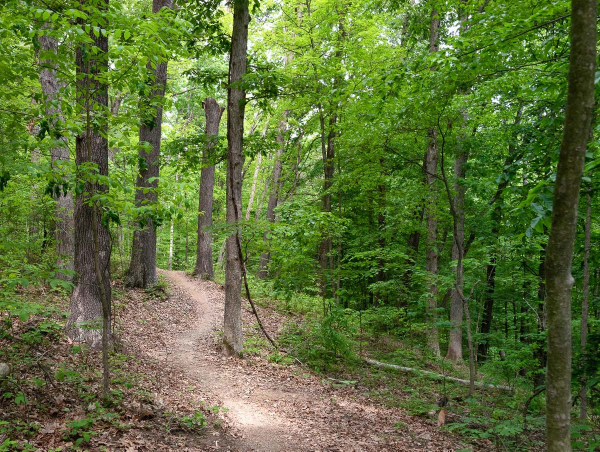
#> input picture images/forest.jpg, 1200 x 903 px (shown at 1/2 size); the run also reads 1 picture not shown here
$ jupyter execute 'Anomaly Detection (PCA).ipynb'   (older library calls are emulated)
#> lines starting #> are read from the running program, lines starting #| are printed output that depends on the picture; after the words box and inside, x2 and y2 are one past the last pixel; in counts of white or black regions, pixels touching at a corner belong together; long printed decimals are rounded
[cell 1]
import numpy as np
import sklearn
import matplotlib.pyplot as plt
import cv2
import itertools

## PCA Anomaly Detection

This method of anomaly detection employs Linear PCA feature reduction on rectangular chunks of an image.

We hypothesize that anomalies can be detected when the
*reconstruction loss* of a lossy compression algorithm is high.
In particular, if the compression algorithm is designed to minimize
loss when compressing "normal" images, we can detect the location of
anomalies in a still frame by finding where the per-pixel reconstruction loss exceeds a given threshold.

[cell 2]
# This is the "normal" image:
IMAGE_PATH = 'images/forest.jpg'

# This is an anomolous image:
ANOMALOUS_IMAGE_PATH = 'images/forest_duck.jpg'

# This is the compression chunk size (width,height), which must
# divide the size of the image:
COMPRESSION_CHUNK_SIZE = (4,4)

# These are the number of components preserved per image chunk.
# The RGB channels are considered independent input features, so
# this quantity must be less than (width*height*3)
COMPONENTS_PER_CHUNK = 2

# This is the number of standard deviations the per-pixel loss must
# exceed the mean by in order to be considered an anomaly:
SIGMA_K_VALUE = 1.0

### Load a Normal Image:

[cell 3]
image = cv2.imread(IMAGE_PATH)
#> image is the input picture: shape (903, 1200, 3); mean B, G, R 56.1, 109.7, 91.9
image = cv2.cvtColor(image,cv2.COLOR_BGR2RGB)
image = cv2.resize(image, (1200, 900))
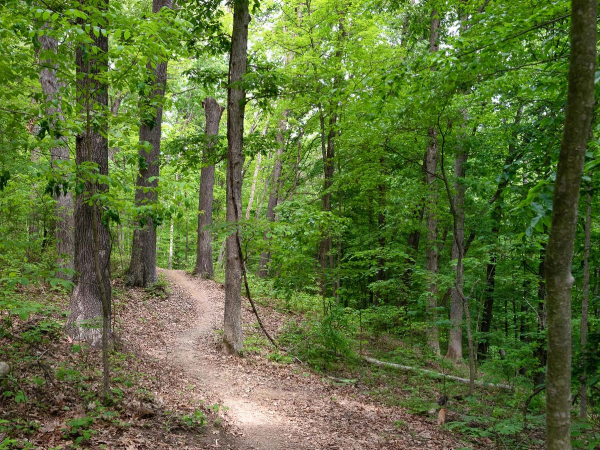
#> image: shape (900, 1200, 3) (shown at 1/2 size); mean R, G, B 91.7, 109.6, 56

print(f'Shape: {image.shape}')
#| Shape: (900, 1200, 3)
plt.imshow(image)
plt.title('Image (Normal)')
plt.show()

### Compress a Normal Image:

[cell 4]
from sklearn.decomposition import PCA, KernelPCA
from sklearn import preprocessing
from itertools import product

def rgb_lossmap(image, approx):
    return np.sum((image - approx)**2, axis=2)

def rgb_mse(image, approx):
    assert(image.shape == approx.shape)
    area = image.shape[0] * image.shape[1]
    return np.sum((image - approx)/255)**2 / area

def hsv_mse(image, approx):
    assert(image.shape == approx.shape)
    image_hsv = cv2.cvtColor(np.float32(image), cv2.COLOR_RGB2HSV)
    approx_hsv = cv2.cvtColor(np.float32(approx), cv2.COLOR_RGB2HSV)

    return 0

def compressPCA(image, pca, chunks=(10,10), pca_fit=False,
                add_positions=False):
#> called with chunks = (4, 4), pca_fit = True, add_positions = False
    flat_image = None
    chunk_positions = None

    image_xy = image
    if add_positions:
        grad_x, grad_y = np.meshgrid(np.linspace(0,255,image.shape[1]),
                                     np.linspace(0,255,image.shape[0]))
        grad_x = np.expand_dims(grad_x, 2)
        grad_y = np.expand_dims(grad_y, 2)
        image_xy = np.concatenate((image, grad_x, grad_y), axis=2)
    sh = image_xy.shape
#> sh = (900, 1200, 3)

    # 'chunkify' image, allowing for '-1' and 'None' indexing
    if (chunks[0] == None) or (chunks[0] <= 0):
        chunk_positions = list(range(0,sh[0],chunks[1]))
        flat_image = [
            image_xy[i:i+chunks[1],:].reshape((sh[1]*sh[2]*chunks[1],))
            for i in chunk_positions
        ]
    elif (chunks[1] == None) or (chunks[1] <= 0):
        chunk_positions = list(range(0,sh[1],chunks[0]))
        flat_image = [
            image_xy[:,j:j+chunks[0]].reshape((sh[0]*sh[2]*chunks[0],))
            for j in chunk_positions
        ]
    else:
        assert((sh[0]%chunks[1]) == 0)
        assert((sh[1]%chunks[0]) == 0)
        chunk_positions = list(product(range(0, sh[0], chunks[1]),
                               range(0, sh[1], chunks[0])))
        flat_image = [
            image_xy[i:i+chunks[1],j:j+chunks[0]].reshape((chunks[0]*chunks[1]*sh[2],))
            for i,j in chunk_positions
        ]
#> flat_image = 67500 items

    flat_image = np.array(flat_image)

    if pca_fit:
        pca.fit(flat_image)
    trans_image = pca.transform(flat_image)
#> trans_image = 67500 pairs, first value -570.8 to 1138.1, second value -178.6 to 346.2
    image_comp_flat = pca.inverse_transform(trans_image)
    comp_image = np.zeros(sh)


    # 'dechunkify' image:
    if (chunks[0] == None) or (chunks[0] <= 0):
        for ind, i in enumerate(chunk_positions):
            comp_image[i:i+chunks[1]] = \
                image_comp_flat[ind].reshape((chunks[1],sh[1], sh[2]))
    elif (chunks[1] == None) or (chunks[1] <= 0):
        print(image_comp_flat.shape, max(chunk_positions))
        for ind, j in enumerate(chunk_positions):
            comp_image[:,j:j+chunks[0]] = \
                image_comp_flat[ind].reshape((sh[0],chunks[0],sh[2]))
    else:
        for ind, (i,j) in enumerate(chunk_positions):
            comp_image[i:i+chunks[1],j:j+chunks[0]] = \
                image_comp_flat[ind].reshape((chunks[1],chunks[0],sh[2]))
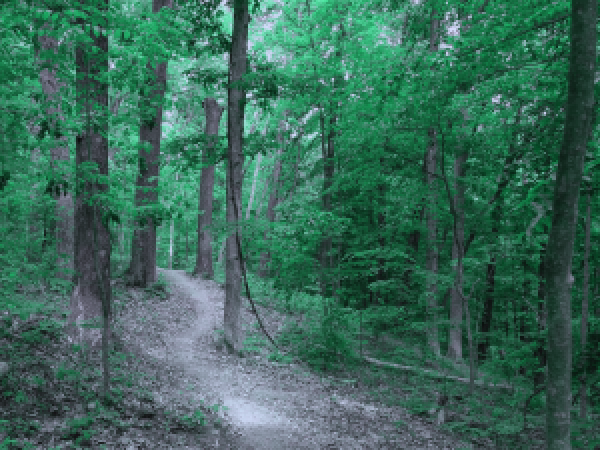
#> comp_image: shape (900, 1200, 3) float64 (shown at 1/2 size); mean of channels 0, 1, 2 91.7, 109.6, 56; drawn with min black and max white

    # compute loss:
    comp_image = np.clip(comp_image.astype(int),0,255)
    loss = rgb_mse(image_xy, comp_image)
#> loss = 37.32

    return comp_image[:,:,:3], loss


chunksize=COMPRESSION_CHUNK_SIZE
pca = PCA(COMPONENTS_PER_CHUNK)
comp_image, loss = compressPCA(image, pca, chunks=chunksize, pca_fit=True)
#> loss = 37.32
print(f'Compressed Image Loss: {loss}')
#| Compressed Image Loss: 37.320
plt.imshow(comp_image)
plt.title('Compressed Image (Normal)')
plt.show()
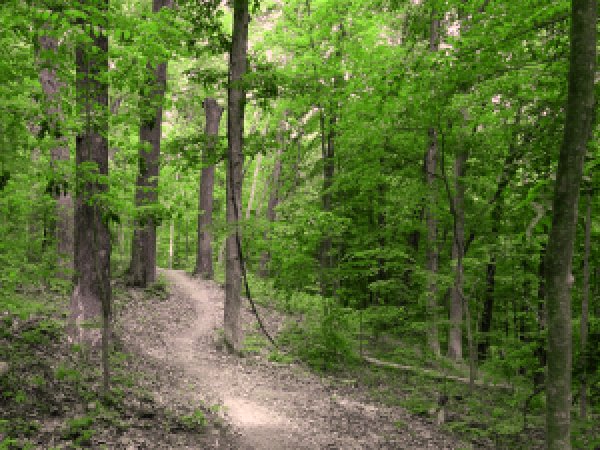
#> shown: shape (900, 1200, 3) (shown at 1/2 size); mean R, G, B 91.2, 109.1, 55.5

### Load and Compress an Anomalous Image:

[cell 5]
image2 = cv2.imread(ANOMALOUS_IMAGE_PATH)
image2 = cv2.cvtColor(image2,cv2.COLOR_BGR2RGB)
image2 = cv2.resize(image2, (1200, 900))
#> image2: shape (900, 1200, 3)
comp_image2, loss2 = compressPCA(image2, pca, chunks=chunksize)
#> loss2 = 38.14

print(f'Altered Compressed Image Loss: {loss2}')
#| Altered Compressed Image Loss: 38.139
plt.figure()
plt.title('Image (Anomalous)')
plt.imshow(image2)
plt.show()

plt.figure()
plt.title('Compressed Image (Anomalous)')
plt.imshow(comp_image2)
plt.show()
#> in rgb_lossmap, `return np.sum((image - approx)**2, axis=2)`:
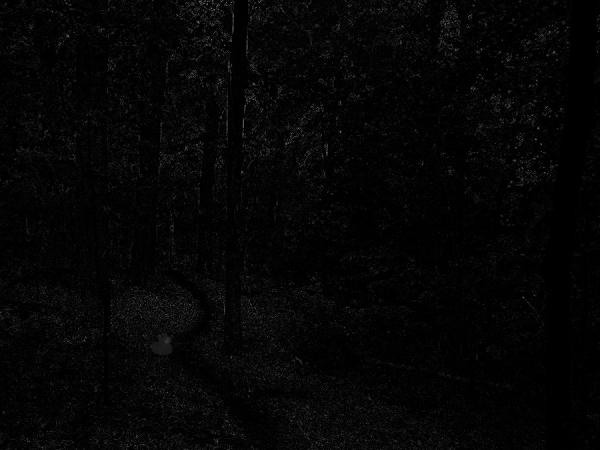
#> returned value: shape (900, 1200) int64 (shown at 1/2 size); min 0, max 87450, mean 1855.9; drawn with min black and max white

### Determine Anomaly Location:

[cell 6]
import matplotlib.patches as patches


def identify_lossmap_boxes(lossmap, sigma_k=0.0,
                            min_area_frac=0.0005, max_n_objs=5):
#> called with sigma_k = 1, min_area_frac = 0.0005, max_n_objs = 5
    mms = preprocessing.MinMaxScaler()
    norm_lossmap = mms.fit_transform(lossmap)
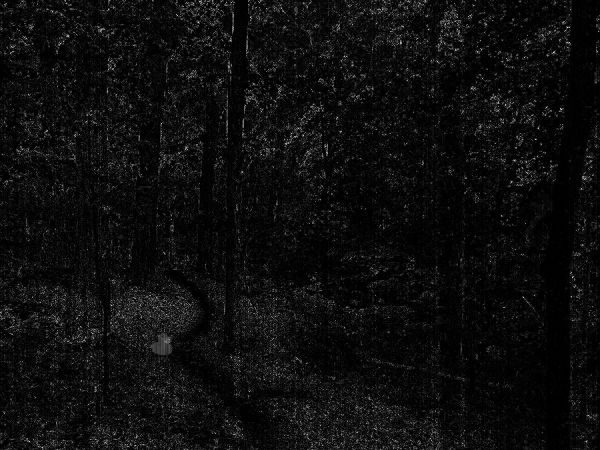
#> norm_lossmap: shape (900, 1200) float64 (shown at 1/2 size); min 0, max 1, mean 0.0543
    im_size = lossmap.shape[0]*lossmap.shape[1]
#> im_size = 1080000

    mean = np.mean(norm_lossmap)
#> mean = 0.0543
    stddev = np.std(norm_lossmap)
#> stddev = 0.0992
    thresh = mean+stddev*sigma_k
#> thresh = 0.154
    _, thresh_lossmap = cv2.threshold(norm_lossmap,thresh,1.0,cv2.THRESH_BINARY)
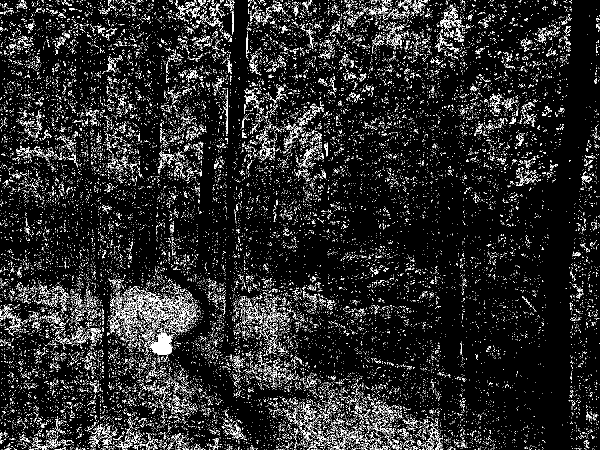
#> thresh_lossmap: shape (900, 1200) float64 (shown at 1/2 size); values 0 (black) and 1 (white), 9.1% white in thin lines or dots
    thresh_lossmap = cv2.erode(thresh_lossmap, cv2.getStructuringElement(0, (4,4)))
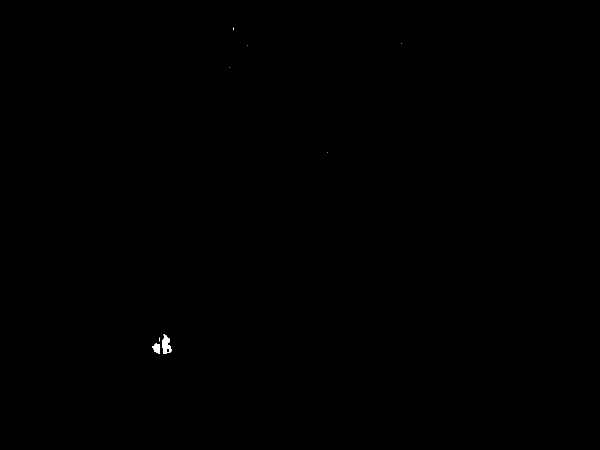
#> thresh_lossmap: shape (900, 1200) float64 (shown at 1/2 size); values 0 (black) and 1 (white), 0.06% white; 8 white regions (6 under 20 px), largest, box (x1, y1, x2, y2) and area: (324, 669, 343, 708) 448, (304, 687, 320, 708) 224
    thresh_lossmap = cv2.dilate(thresh_lossmap, cv2.getStructuringElement(0, (7,7)))
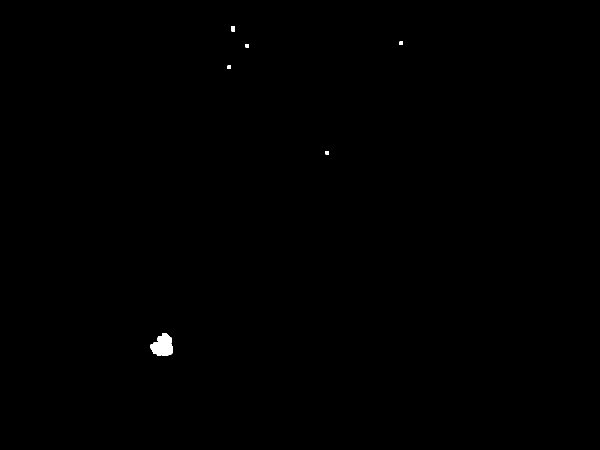
#> thresh_lossmap: shape (900, 1200) float64 (shown at 1/2 size); values 0 (black) and 1 (white), 0.16% white; 6 white regions, box (x1, y1, x2, y2) and area: (301, 666, 346, 711) 1433, (463, 52, 470, 63) 77, (799, 83, 806, 90) 49, (491, 88, 498, 95) 49, (455, 131, 462, 138) 49, (651, 302, 658, 309) 49
    thresh_lossmap = cv2.normalize(thresh_lossmap, dst=None, alpha=0, beta=255, norm_type=cv2.NORM_MINMAX, dtype=cv2.CV_8UC1)
#> thresh_lossmap: shape (900, 1200); 0.16% white; 6 white regions
    cnts, _ = cv2.findContours(thresh_lossmap, cv2.RETR_EXTERNAL, cv2.CHAIN_APPROX_SIMPLE)
#> cnts = 6 contours; box (x1, y1, x2, y2) and area: (301, 666, 346, 711) 1341, (463, 52, 470, 63) 60, (651, 302, 658, 309) 36, (455, 131, 462, 138) 36, (491, 88, 498, 95) 36, (799, 83, 806, 90) 36
    cnt_list = sorted([
        (cv2.boundingRect(c),cv2.contourArea(c))
        for c in cnts ],
        key= lambda x : -x[1])
#> cnt_list = [((301, 666, 45, 45), 1341), ((463, 52, 7, 11), 60), ((651, 302, 7, 7), 36), ((455, 131, 7, 7), 36), ((491, 88, 7, 7), 36), ((799, 83, 7, 7), 36)]
    cnts = [ ca[0] for ca in cnt_list if ca[1] > min_area_frac*im_size ]
#> cnts = [(301, 666, 45, 45)]
    cnts = cnts[:min(max_n_objs, len(cnts))]
    return thresh_lossmap, cnts

def show_boxes(boxes):
    font = cv2.FONT_HERSHEY_SIMPLEX
    for i, r in enumerate(boxes):
        rect = rect = patches.Rectangle((r[0], r[1]), r[2], r[3], linewidth=1, edgecolor='r', facecolor='none')
        plt.gcf().get_axes()[0].add_patch(rect)

lossmap = rgb_lossmap(image2, comp_image2)

lm_image, lm_boxes = identify_lossmap_boxes(lossmap, SIGMA_K_VALUE)
#> lm_boxes = [(301, 666, 45, 45)]

plt.imshow(lm_image)
plt.title('Threshold Loss')
show_boxes(lm_boxes)
#> the loop in show_boxes, `for i, r in enumerate(boxes):` made 1 pass
plt.show()
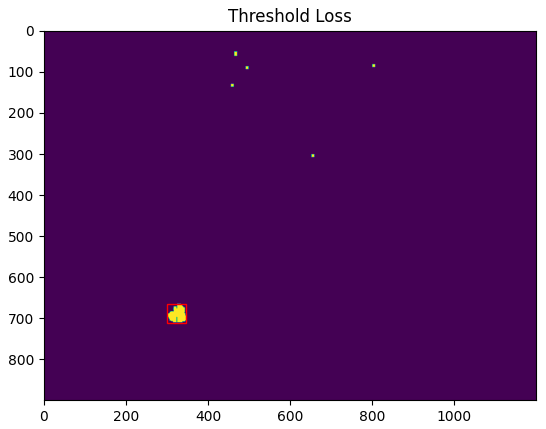
#> figure drawn by matplotlib, 1 panel

plt.imshow(image2)
plt.title('Image (Anomalous)')
show_boxes(lm_boxes)
#> the loop in show_boxes (call 2), `for i, r in enumerate(boxes):` made 1 pass
plt.show()
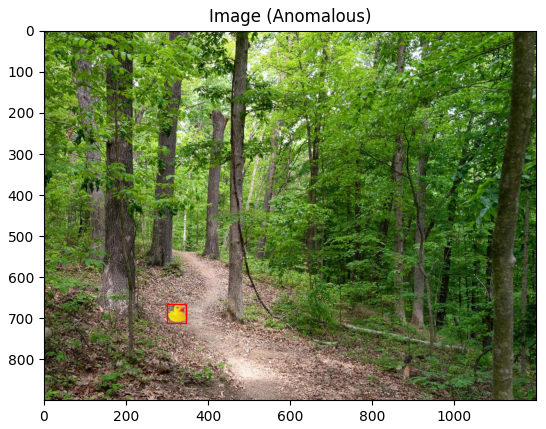
#> figure drawn by matplotlib, 1 panel
